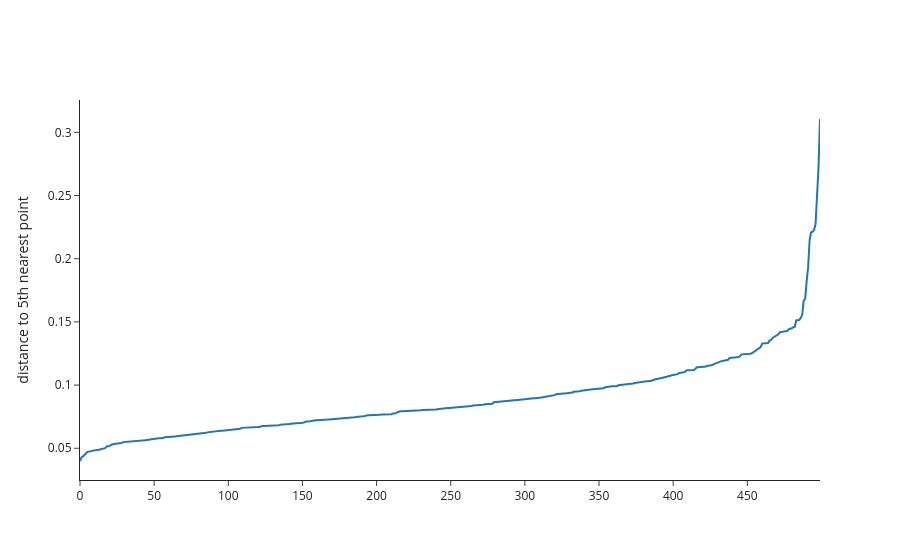

Write notebook code for a chart like this one.
### Markdown cell above
## Choosing eps: the k-distance plot

### Code cell
Xm = StandardScaler().fit_transform(data["moons"][0])
dist, _ = NearestNeighbors(n_neighbors=5).fit(Xm).kneighbors(Xm)   # first neighbour is the point itself
kd = np.sort(dist[:, -1])                                           # distance to the 5th nearest point
go.Figure(go.Scatter(y=kd, mode="lines")).update_layout(template="simple_white",
                                                        yaxis_title="distance to 5th nearest point")

### Figure 1 — Plotly figure (JSON) as saved in the notebook; plotly's stock layout.template omitted (floating-point values rounded to 4 significant figures; data arrays with more than 128 entries replaced by an {"elided": "..."} marker saying what was removed)
{"data": [{"mode": "lines", "type": "scatter", "y": {"elided": "500 float values"}}], "layout": {"yaxis": {"title": {"text": "distance to 5th nearest point"}}}}
